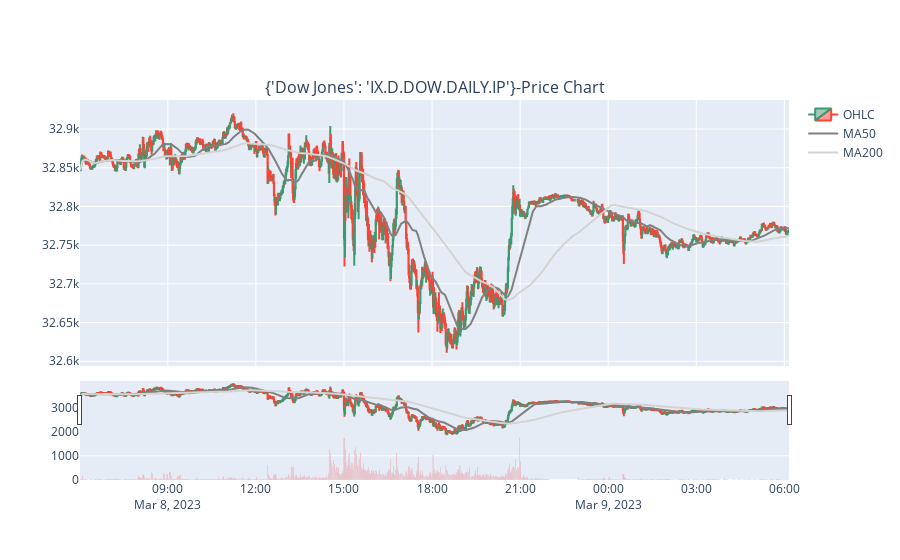

The notebook cell saved with this chart:
### Code cell
# Plot moving averages on the chart
chart_data['MA50'] = chart_data['close'].rolling(window=50, min_periods=0).mean()
chart_data['MA200'] = chart_data['close'].rolling(window=200, min_periods=0).mean()
chart_data['MA200'].head(30)

fig = make_subplots(rows=2, cols=1, shared_xaxes=True, 
               vertical_spacing=0.10, subplot_titles=(f'{epics}-Price Chart', 'Volume'), 
               row_width=[0.2, 0.7])

#Bottom chart displaying similar price data 
fig.add_trace(go.Candlestick(x=chart_data.index, open=chart_data["open"], high=chart_data["high"],
                low=chart_data["low"], close=chart_data["close"], name="OHLC"), 
                row=1, col=1)
#Price chart - 50 day moving average 
fig.add_trace(go.Scatter(x=chart_data.index, y=chart_data["MA50"], marker_color='grey',name="MA50"), row=1, col=1)

# Sub chart - 200 day moving average
fig.add_trace(go.Scatter(x=chart_data.index, y=chart_data["MA200"], marker_color='lightgrey',name="MA200"), row=1, col=1)

# no volume data exists
fig.add_trace(go.Bar(x=chart_data.index, y=chart_data['volume'], marker_color='red', showlegend=False), row=2, col=1)

### Figure 1 — Plotly figure (JSON) as saved in the notebook; plotly's stock layout.template omitted (floating-point values rounded to 4 significant figures; data arrays with more than 128 entries replaced by an {"elided": "..."} marker saying what was removed)
{"data": [{"close": {"elided": "1440 float values"}, "high": {"elided": "1440 float values"}, "low": {"elided": "1440 float values"}, "name": "OHLC", "open": {"elided": "1440 float values"}, "type": "candlestick", "x": {"elided": "1440 str values"}, "xaxis": "x", "yaxis": "y"}, {"marker": {"color": "grey"}, "name": "MA50", "type": "scatter", "x": {"elided": "1440 str values"}, "xaxis": "x", "y": {"elided": "1440 float values"}, "yaxis": "y"}, {"marker": {"color": "lightgrey"}, "name": "MA200", "type": "scatter", "x": {"elided": "1440 str values"}, "xaxis": "x", "y": {"elided": "1440 float values"}, "yaxis": "y"}, {"marker": {"color": "red"}, "showlegend": false, "type": "bar", "x": {"elided": "1440 str values"}, "xaxis": "x2", "y": {"elided": "1440 int values"}, "yaxis": "y2"}], "layout": {"annotations": [{"font": {"size": 16}, "showarrow": false, "text": "{'Dow Jones': 'IX.D.DOW.DAILY.IP'}-Price Chart", "x": 0.5, "xanchor": "center", "xref": "paper", "y": 1, "yanchor": "bottom", "yref": "paper"}, {"font": {"size": 16}, "showarrow": false, "text": "Volume", "x": 0.5, "xanchor": "center", "xref": "paper", "y": 0.2, "yanchor": "bottom", "yref": "paper"}], "xaxis": {"anchor": "y", "domain": [0, 1], "matches": "x2", "showticklabels": false}, "xaxis2": {"anchor": "y2", "domain": [0, 1]}, "yaxis": {"anchor": "x", "domain": [0.3, 1]}, "yaxis2": {"anchor": "x2", "domain": [0, 0.2]}}}
